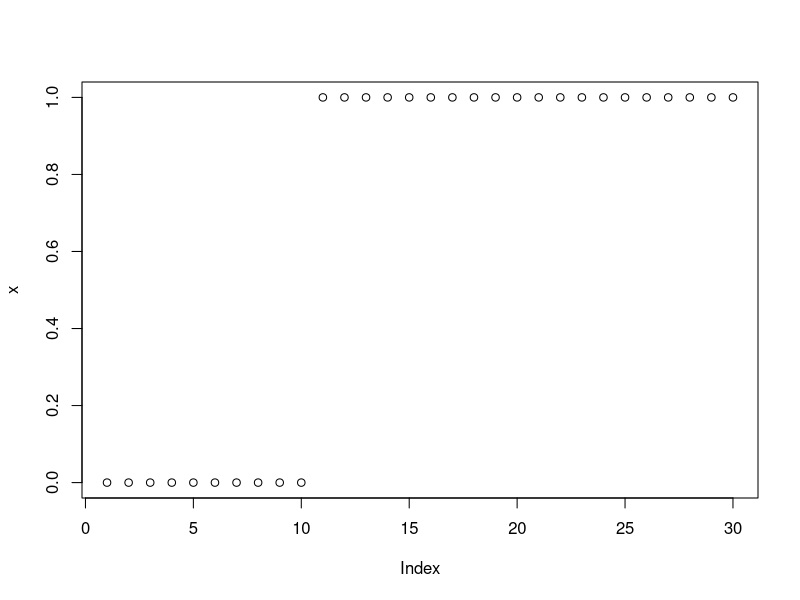
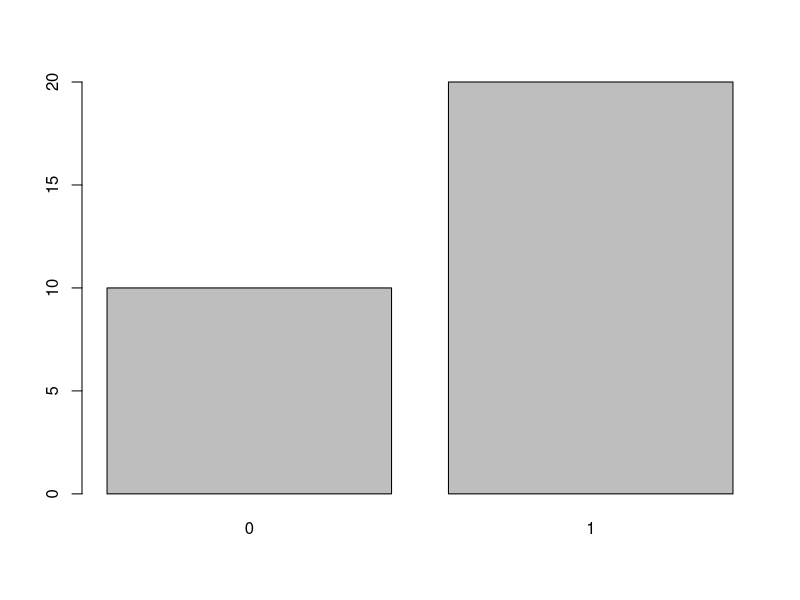

Source code (R) for these figures, in order:
# S3 and S4 object test

# Integers and factors... ----
x <- rep(0:1, c(10, 20))
y <- as.factor(x)



# Generic functions ----
summary(x)
summary(y)

print(x)
print(y)

plot(x)
plot(y)



# S3 programming ----
myx <- x
class(myx) <- "myvector"

print.myvector <- function(x, ...) {
  cat("This is your vector:\n")
  cat(paste(x[1:5]), "...\n")
}

summary.myvector <- function(x, ...) {
  cat("\nSUMMARY STATISTICS \n")
  cat("   Unique values : ", paste(unique(x)), "\n")
  cat("   Length        : ", length(x), "\n")
  cat("   Integer       : ", is.integer(x), "\n\n")
}



# Another S3 exampple ----
calculator <- function(x, ...) UseMethod("calculator") 

calculator.default <- function(x, y, ...) {
  add <- list()
  add$x <- x
  add$y <- y
  add$sum <- sum(x, y)
  class(add) <- "calculator"
  add
}

print.calculator <- function(x, ...) {
  cat("Your calculation results:\n")
  cat("   Variable (x) :", paste(x$x), "\n")
  cat("   Variable (y) :", paste(x$y), "\n")
  cat("   Formula      :", paste0("'", x$x, " + ", x$y, "'\n"))
  cat("   Calc. result :", paste(sum(x$sum)), "\n")
}